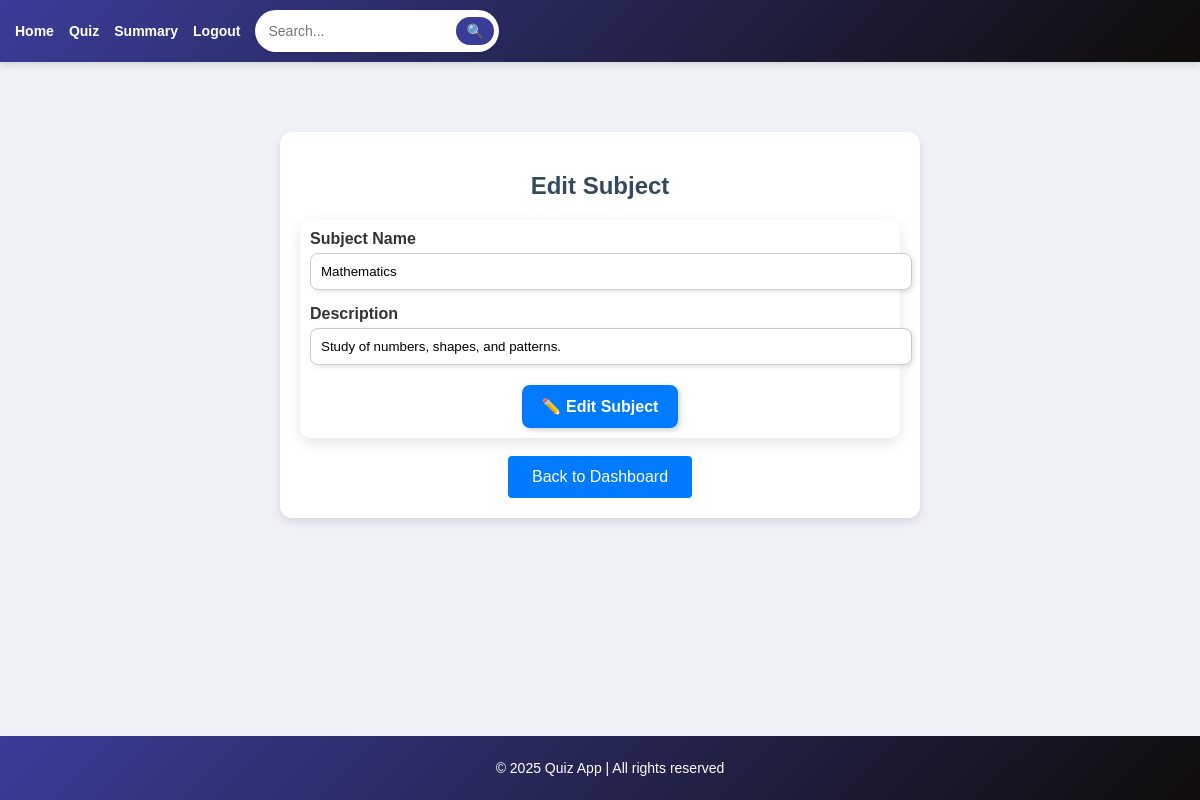
Page /edit_subject/1 (signed in) on the earlier database version.
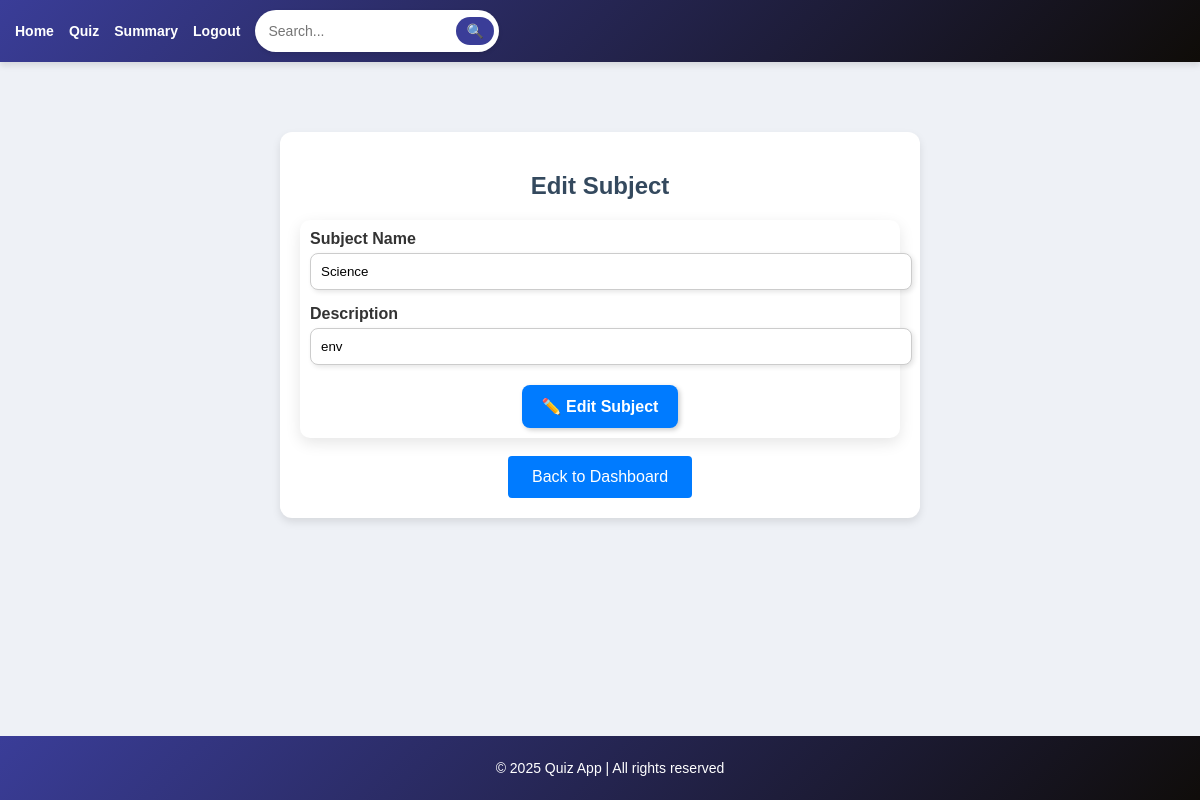
Same page on the later database version.
### models.py (models this page shows)
class Subject(db.Model):
    __tablename__ = 'subjects'
    id = db.Column(db.Integer, primary_key=True)
    subject_name = db.Column(db.String(80), unique=True, nullable=False)
    description = db.Column(db.String(255), nullable=True)
    chapters = db.relationship('Chapter', backref='subject', cascade="all, delete-orphan", lazy=True)

### app.py (the view)
@app.route('/edit_subject/<int:subject_id>', methods=['GET', 'POST'])
@admin_required
def edit_subject(subject_id):
    subject = Subject.query.get(subject_id)
    if request.method == 'POST':
        subject.subject_name = request.form['subject_name']
        subject.description = request.form['subject_description']
        db.session.commit()
        flash("Subject updated successfully!", "success")
        return redirect(url_for('admin_dashboard'))
    return render_template('edit_subject.html', subject=subject)

### app.py (called while the page is built)
def admin_required(f):
    @wraps(f)
    def decorated_function(*args, **kwargs):
        if "user_id" not in session or session.get('user_role') != 'admin':
            flash("Unauthorized access!", "danger")
            return redirect(url_for("login"))
        return f(*args, **kwargs)
    return decorated_function

### templates/edit_subject.html (shortened to what this page needs)
{% extends 'base.html' %}
{% block content %}
<div style="max-width: 600px; margin: 50px auto; background: #ffffff; padding: 20px; border-radius: 12px;
            box-shadow: 0 4px 8px rgba(0, 0, 0, 0.1); text-align: center;">
    <h2 style="color: #34495e; font-weight: bold;">Edit Subject</h2>
    <form method="POST">
        <div style="margin-bottom: 15px; text-align: left;">
            <label style="font-weight: bold; display: block; margin-bottom: 5px;">Subject Name</label>
            <input type="text" name="subject_name" value="{{ subject.subject_name }}" required
                   style="width: 100%; padding: 10px; border: 1px solid #ccc; border-radius: 8px;
                          box-shadow: 2px 2px 5px rgba(0, 0, 0, 0.1);">
        </div>
        <div style="margin-bottom: 15px; text-align: left;">
            <label style="font-weight: bold; display: block; margin-bottom: 5px;">Description</label>
            <input type="text" name="subject_description" value="{{ subject.description }}"
                   style="width: 100%; padding: 10px; border: 1px solid #ccc; border-radius: 8px;
                          box-shadow: 2px 2px 5px rgba(0, 0, 0, 0.1);">
        </div>
        <div style="margin-top: 20px;">
            <button type="submit"
                    style="background: #007bff; color: white; border: none; padding: 12px 20px; border-radius: 8px;
                           cursor: pointer; box-shadow: 2px 2px 5px rgba(0, 0, 0, 0.2); font-size: 16px;">
                ✏️ Edit Subject
            </button>
        </div>
    </form>
    <br>
    <div class="text-center">
        <a href="{{ url_for('admin_dashboard') }}" class="btn btn-primary">Back to Dashboard</a>
    </div>
</div>
{% endblock %}

Differences in the rows shown:
changed Subject: subject_name "Mathematics" → "Science"; subject_description "Study of numbers, shapes, and patterns." → "env"
